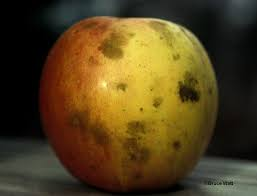
%> input picture Dataset Images/Apple (1).jpg, 257 x 196 px
$ octave main.m   (GNU Octave 9; MATLAB toolbox functions it lacks are replaced by stand-ins)
%> lines starting %> are read from the running program, lines starting %| are printed output that depends on the picture; long printed decimals are rounded
### RGB2Lab.m

  function [L,a,b] = RGB2Lab(R,G,B)

  %RGB2LAB Convert an image from RGB to CIELAB
%
% function [L, a, b] = RGB2Lab(R, G, B)
% function [L, a, b] = RGB2Lab(I)
% function I = RGB2Lab(...)
%
% RGB2Lab takes red, green, and blue matrices, or a single M x N x 3 image,
% and returns an image in the CIELAB color space.  RGB values can be
% either between 0 and 1 or between 0 and 255.  Values for L are in the
% range [0,100] while a and b are roughly in the range [-110,110].  The
% output is of type double.
%

if nargin == 1
  B = double(R(:,:,3));
  G = double(R(:,:,2));
  R = double(R(:,:,1));
end

if max(max(R)) > 1.0 || max(max(G)) > 1.0 || max(max(B)) > 1.0
  R = double(R) / 255;
  G = double(G) / 255;
  B = double(B) / 255;
end

% Set a threshold
T = 0.008856;

[M, N] = size(R);
s = M * N;
RGB = [reshape(R,1,s); reshape(G,1,s); reshape(B,1,s)];

% RGB to XYZ
MAT = [0.412453 0.357580 0.180423;
       0.212671 0.715160 0.072169;
       0.019334 0.119193 0.950227];
XYZ = MAT * RGB;

% Normalize for D65 white point
X = XYZ(1,:) / 0.950456;
Y = XYZ(2,:);
Z = XYZ(3,:) / 1.088754;

XT = X > T;
YT = Y > T;
ZT = Z > T;

Y3 = Y.^(1/3);

fX = XT .* X.^(1/3) + (~XT) .* (7.787 .* X + 16/116);
fY = YT .* Y3 + (~YT) .* (7.787 .* Y + 16/116);
fZ = ZT .* Z.^(1/3) + (~ZT) .* (7.787 .* Z + 16/116);

L = reshape(YT .* (116 * Y3 - 16.0) + (~YT) .* (903.3 * Y), M, N);
a = reshape(500 * (fX - fY), M, N);
b = reshape(200 * (fY - fZ), M, N);

if nargout < 2
  L = cat(3,L,a,b);
end

### k_means.m
function [mu,mask]=k_means(ima,k)
%% check image
%cluster center initialization
ima=double(ima);
copy=ima;         % make a copy
ima=ima(:);       % vectorize ima
mi=min(ima);      % deal with negative
ima=ima-mi+1;     % and zero values

s=length(ima);

%% create image histogram

m=max(ima)+1;

h=zeros(1,m);
hc=zeros(1,m);

for i=1:s
  if(ima(i)>0) h(ima(i))=h(ima(i))+1;
  end;
end
ind=find(h);
hl=length(ind);

%% initiate centroids

mu=(1:k)*m/(k+1);
fprintf('Initiated centroid value = %f\n',mu);

%% start process

while(true)

  oldmu=mu;
  % current classification

  for i=1:hl
      c=abs(ind(i)-mu);
      cc=find(c==min(c));
      hc(ind(i))=cc(1);
  end

  %recalculation of means

  for i=1:k,
      a=find(hc==i);
      mu(i)=sum(a.*h(a))/sum(h(a));
  end

  if(mu==oldmu)
      break;
  end;

end

%% calculate mask
s=size(copy);
mask=zeros(s);

for i=1:s(1),
for j=1:s(2),
  c=abs(copy(i,j)-mu);
  a=find(c==min(c));
  mask(i,j)=a(1);
end
end

mu=mu+mi-1;   % recover real range

### ccv.m

function f = ccv(im)
I = im;
[m,n,t] = size(I);

I1(:,1:n-1,:) = I(:,2:n,:);
I1(:,n,:) = I(:,1,:);
I2(:,1,:) = I(:,n,:);
I2(:,2:n,:) = I(:,1:n-1,:);
I3(1:m-1,:,:) = I(2:m,:,:);
I3(m,:,:) = I(1,:,:);
I4(1,:,:) = I(m,:,:);
I4(2:m,:,:) = I(1:m-1,:,:);
I = double(I);
I1 = double(I1);
I2 = double(I2);
I3 = double(I3);
I4 = double(I4);
Ibr = (I1+I2+I3+I4+I) / 5;

R = [255,0,0];
G = [0,255,0];
B = [0,0,255];
RG = R + G;
RB = R + B;
GB = G + B;
White = R + G +B;
Black = White * 0;
Color = [R;G;B;RG;RB;GB;White;Black];

for p=1:m
    for q=1:n
        Ipq = [Ibr(p,q,1),Ibr(p,q,2),Ibr(p,q,3)];
        dist1 = norm(R-Ipq);
        dist2 = norm(G-Ipq);
        dist3 = norm(B-Ipq);
        dist4 = norm(RG-Ipq);
        dist5 = norm(RB-Ipq);
        dist6 = norm(GB-Ipq);
        dist7 = norm(White-Ipq);
        dist8 = norm(Black-Ipq);
        Dist = [dist1,dist2,dist3,dist4,dist5,dist6,dist7,dist8];
        dist = min(Dist);
        [m1,n1] = find(Dist == dist);
        Ic(p,q,:) = Color(n1,:);
    end
end

Mask = zeros(m,n);

k = 1;
for p=1:m
    for q=1:n
        if Mask(p,q) == 0
            Mask(p,q) = k;
            % CColor(k,:) = Ic(p,q,:);
            k = k + 1;
        end
        % 1
        if p-1>0 && p-1<m && q-1>0 && q-1<n
            if Ic(p-1,q-1,:) == Ic(p,q,:)
                if Mask(p-1,q-1) == 0
                    Mask(p-1,q-1) = Mask(p,q);
                else
                    Mask(p,q) = min(Mask(p-1,q-1),Mask(p,q));
                end
            end
        end
        % 2
        if p-1>0 && p-1<m && q>0 && q<n
            if Ic(p-1,q,:) == Ic(p,q,:)
                if Mask(p-1,q) == 0
                    Mask(p-1,q) = Mask(p,q);
                else
                    Mask(p,q) = min(Mask(p-1,q),Mask(p,q));
                end
            end
        end
        % 3
        if p-1>0 && p-1<m && q+1>0 && q+1<n
            if Ic(p-1,q+1,:) == Ic(p,q,:)
                if Mask(p-1,q+1) == 0
                    Mask(p-1,q+1) = Mask(p,q);
                else
                    Mask(p,q) = min(Mask(p-1,q+1),Mask(p,q));
                end
            end
        end
        % 4
        if p>0 && p<m && q-1>0 && q-1<n
            if Ic(p,q-1,:) == Ic(p,q,:)
                if Mask(p,q-1) == 0
                    Mask(p,q-1) = Mask(p,q);
                else
                    Mask(p,q) = min(Mask(p,q-1),Mask(p,q));
                end
            end
        end
        % 5
        if p>0 && p<m && q+1>0 && q+1<n
            if Ic(p,q+1,:) == Ic(p,q,:)
                if Mask(p,q+1) == 0
                    Mask(p,q+1) = Mask(p,q);
                else
                    Mask(p,q) = min(Mask(p,q+1),Mask(p,q));
                end
            end
        end
        % 6
        if p+1>0 && p+1<m && q-1>0 && q-1<n
            if Ic(p+1,q-1,:) == Ic(p,q,:)
                if Mask(p+1,q-1) == 0
                    Mask(p+1,q-1) = Mask(p,q);
                else
                    Mask(p,q) = min(Mask(p+1,q-1),Mask(p,q));
                end
            end
        end
        % 7
        if p+1>0 && p+1<m && q>0 && q<n
            if Ic(p+1,q,:) == Ic(p,q,:)
                if Mask(p+1,q) == 0
                    Mask(p+1,q) = Mask(p,q);
                else
                    Mask(p,q) = min(Mask(p+1,q),Mask(p,q));
                end
            end
        end
        % 8
        if p+1>0 && p+1<m && q+1>0 && q+1<n
            if Ic(p+1,q+1,:) == Ic(p,q,:)
                if Mask(p+1,q+1) == 0
                    Mask(p+1,q+1) = Mask(p,q);
                else
                    Mask(p,q) = min(Mask(p+1,q+1),Mask(p,q));
                end
            end
        end
    end
end

Rv = [];
Gv = [];
Bv = [];
RGv = [];
RBv = [];
GBv = [];
Whitev = [];
Blackv = [];
flag = 0;
for kc=1:k
    flag = 0;
    for p=1:m
        for q=1:n
            if Mask(p,q)==kc
                color = [Ic(p,q,1),Ic(p,q,2),Ic(p,q,3)];
                if R == color
                    Rv = [Rv, kc];
                elseif G == color
                    Gv = [Gv, kc];
                elseif B == color
                    Bv = [Bv, kc];
                elseif RG == color
                    RGv = [RGv, kc];
                elseif RB == color
                    RBv = [RBv, kc];
                elseif GB == color
                    GBv = [GBv, kc];
                elseif White == color
                    Whitev = [Whitev, kc];
                elseif Black == color
                    Blackv = [Blackv, kc];
                end
                flag = 1;
                break;
            end
        end
        if flag == 1
            break;
        end
    end
end

Kv = zeros(1,k-1);
for p=1:m
    for q=1:n
        Kv(Mask(p,q)) = Kv(Mask(p,q)) +1;
    end
end

threshold = (m*n) / 15;

Rc = 0;
Ri = 0;
[m1,n1] = size(Rv);
for p=1:n1
    if Kv(Rv(p)) > threshold
        Rc = Rc + Kv(Rv(p));
    else
        Ri = Ri + Kv(Rv(p));
    end
end

Gc = 0;
Gi = 0;
[m1,n1] = size(Gv);
for p=1:n1
    if Kv(Gv(p)) > threshold
        Gc = Gc + Kv(Gv(p));
    else
        Gi = Gi + Kv(Gv(p));
    end
end

Bc = 0;
Bi = 0;
[m1,n1] = size(Bv);
for p=1:n1
    if Kv(Bv(p)) > threshold
        Bc = Bc + Kv(Bv(p));
    else
        Bi = Bi + Kv(Bv(p));
    end
end

RGc = 0;
RGi = 0;
[m1,n1] = size(RGv);
for p=1:n1
    if Kv(RGv(p)) > threshold
        RGc = RGc + Kv(RGv(p));
    else
        RGi = RGi + Kv(RGv(p));
    end
end

RBc = 0;
RBi = 0;
[m1,n1] = size(RBv);
for p=1:n1
    if Kv(RBv(p)) > threshold
        RBc = RBc + Kv(RBv(p));
    else
        RBi = RBi + Kv(RBv(p));
    end
end

GBc = 0;
GBi = 0;
[m1,n1] = size(GBv);
for p=1:n1
    if Kv(GBv(p)) > threshold
        GBc = GBc + Kv(GBv(p));
    else
        GBi = GBi + Kv(GBv(p));
    end
end

Whitec = 0;
Whitei = 0;
[m1,n1] = size(Whitev);
for p=1:n1
    if Kv(Whitev(p)) > threshold
        Whitec = Whitec + Kv(Whitev(p));
    else
        Whitei = Whitei + Kv(Whitev(p));
    end
end

Blackc = 0;
Blacki = 0;
[m1,n1] = size(Blackv);
for p=1:n1
    if Kv(Blackv(p)) > threshold
        Blackc = Blackc + Kv(Blackv(p));
    else
        Blacki = Blacki + Kv(Blackv(p));
    end
end

CCV = [Rc,Ri,Gc,Gi,Bc,Bi,RGc,RGi,RBc,RBi,GBc,GBi,Whitec,Whitei,Blackc,Blacki];
f = CCV;

### main.m

clc;
clear all;
close all;
warning off all;

%% Read input image

[f,p] = uigetfile('*.jpg;*.bmp');
%> the answer given: Dataset Images/Apple (1).jpg
I = imread([p f]);
%> I is the input picture: size 196x257x3 uint8; mean R, G, B 84.2, 65.5, 29.1
I = imresize(I,[256 256]);
%> I: size 256x256x3 uint8

%% Image segmentation

%% rgb to lab color space conversion

im = I;
R = im(:,:,1);
G = im(:,:,2);
B = im(:,:,3);
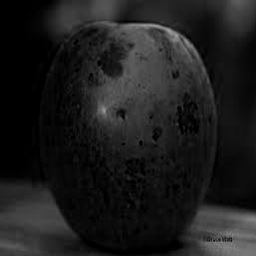
%> B: size 256x256 uint8; min 0, max 158, mean 29.1

[L, a, b] = RGB2Lab(R, G, B);
%> in RGB2Lab, `XT = X > T;`: XT = 65536 logical values, 58428 true
%> in RGB2Lab, `YT = Y > T;`: YT = 65536 logical values, 58418 true
%> in RGB2Lab, `ZT = Z > T;`: ZT = 65536 logical values, 57902 true


labb = cat(3,L,a,b);
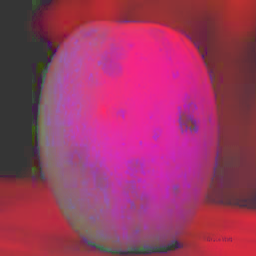
%> labb: size 256x256x3 double; mean R, G, B 50, 1, 22.4; drawn with min black and max white
cform = makecform('srgb2lab');
lab = applycform(I,cform);
%> lab: size 256x256x3 uint8; mean of channels 1, 2, 3 72.9, 133.3, 150.2

ll = lab(:,:,1);
aa = lab(:,:,2);
bb = lab(:,:,3);
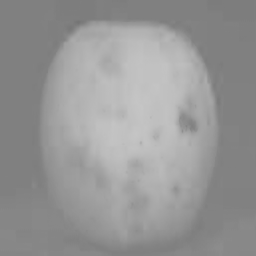
%> bb: size 256x256 uint8; min 117, max 197, mean 150.2

%% K-Means segmentation

 cl = 8;
 [ABC,c] = k_means(ll,cl);
%> in k_means, `mi=min(ima);`: mi = 0
%> in k_means, `m=max(ima)+1;`: m = 251
%> after the loop in k_means, `for i=1:s`: h = 251 values, max 5837 at index 1, min 0 at index 232, mean 261.1
%> in k_means, `ind=find(h);`: ind = 243 values from 1 to 250
%> in k_means, `hl=length(ind);`: hl = 243
%> in k_means, `mu=(1:k)*m/(k+1);`: mu = [27.89 55.78 83.67 111.6 139.4 167.3 195.2 223.1]
%| Initiated centroid value = 27.889
%| Initiated centroid value = 55.778
%| Initiated centroid value = 83.667
%| Initiated centroid value = 111.556
%| Initiated centroid value = 139.444
%| Initiated centroid value = 167.333
%| Initiated centroid value = 195.222
%| Initiated centroid value = 223.111
%> the loop in k_means, `while(true)` made 35 passes
%> oldmu on passes 1 to 12: [27.89 55.78 83.67 111.6 139.4 167.3 195.2 223.1], [14.48 55.69 82.62 111.5 138.4 168 195.7 215.1], [11.86 52.83 82.62 111.1 137.9 168 193.3 212.6], [10.68 50.62 81.16 110.6 137.6 167.2 191.1 210.9], [10.06 48.99 79.67 110.1 137.6 166.7 190 210.4], [9.75 48.04 78.63 109.1 137 166.2 189.1 209.9], [9.46 47.07 77.51 108.4 136.6 165.1 188.1 209.5], [9.46 46.52 76.52 107.4 135.7 164 187.1 209.1], [9.25 45.65 75.46 106.3 134.7 162.9 186.6 209.1], [9.25 45.16 74.49 105.1 133.8 161.9 185.7 208.7], [9.25 44.57 73.41 103.9 132.9 160.9 185.2 208.7], [8.99 43.56 72.27 102.7 132 160.4 184.7 208.2]
%> after the loop in k_means, `while(true)`: hc = 251 values, max 8 at index 192, min 0 at index 232, mean 4.85; mu = [8.36 38.22 61.99 86.35 114.8 143.5 176.5 205.9]
%> after the loop in k_means, `for i=1:s(1),`:
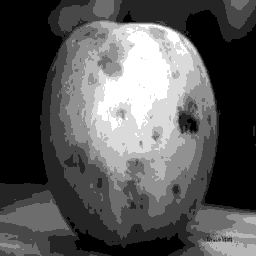
%> mask: size 256x256 double; min 1, max 8, mean 3.37; drawn with min black and max white
%> in k_means, `mu=mu+mi-1;`: mu = [7.36 37.22 60.99 85.35 113.8 142.5 175.5 204.9]
%> ABC = [7.36 37.22 60.99 85.35 113.8 142.5 175.5 204.9]
 [d,e]=size(c);
%> d = 256; e = 256
 for i=1:d
     for j=1:e
         if c(i,j)==3
             new(i,j)=0;
         else
             new(i,j)=c(i,j);
         end
     end
 end
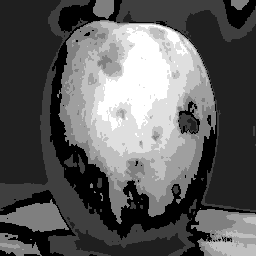
%> new: size 256x256 double; min 0, max 8, mean 2.91; drawn with min black and max white

 [m1,s5] = size(new);
%> m1 = 256; s5 = 256
 for i = 1:m1
     for j = 1:s5
         if new(i,j) == 0
             new1(i,j,1:3) = I(i,j,1:3);
         else
             new1(i,j,1:3) = 0;
         end
     end
 end
%> new1: size 256x256x3 double; mean of channels 1, 2, 3 11.5, 7.9, 4.2


 %% feature extraction

 %% Color Coherence Vector (CCV)

 c = ccv(im);
%> after the loop in ccv, `for p=1:m`:
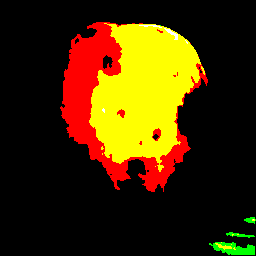
%> Ic: size 256x256x3 double; mean R, G, B 66.4, 43.6, 0.4
%> after the loop in ccv, `for p=1:m`:
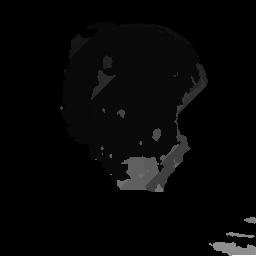
%> Mask: size 256x256 double; min 1, max 641, mean 18.1; drawn with min black and max white
%> after the loop in ccv, `for p=1:m`: k = 642
%> (the run ends here)
